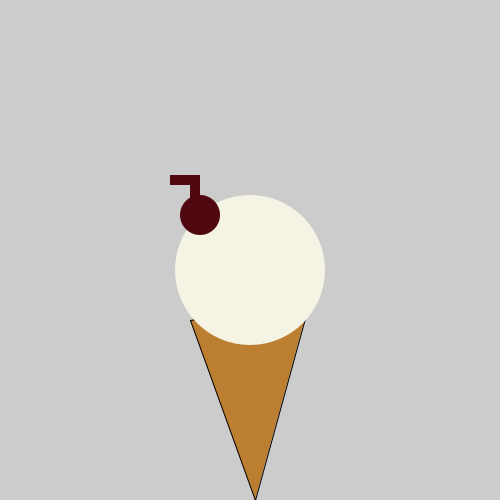
Frame 1 (no input)
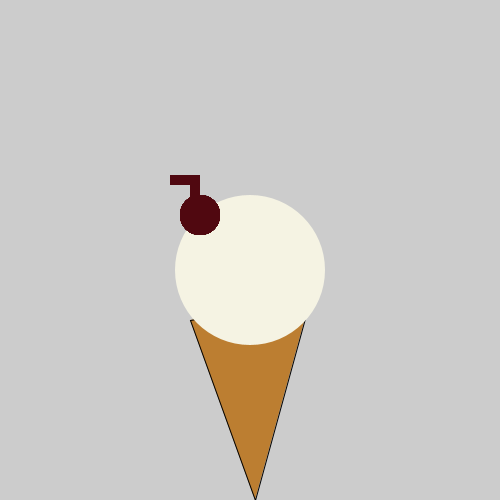
Frame 60 (the mouse pressed at the canvas centre just before this capture)
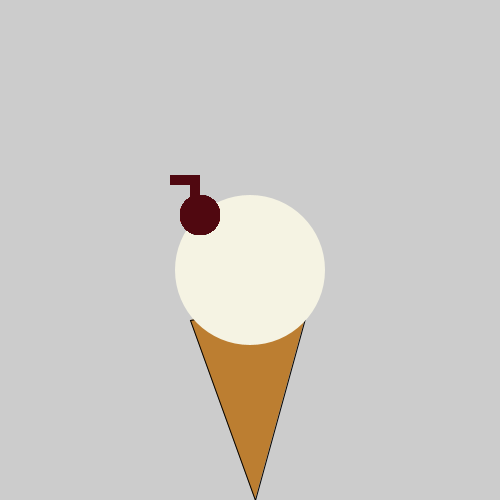
Frame 120 (the mouse held since frame 60 and released just before this capture)

The Processing sketch that drew these frames (run headless with seeded random() and noise(); from frame 60 on, the mouse is pressed at the canvas centre):

// Processing sketch: Ice_cream_Shop
// ── Ice_cream_Shop.pde
void setup(){
     size(500,500);
     //call the makeIceCreamCone() method below to make an ice cream cone
makeIceCreamCone();
     //use the addScoop method below to add as many scoops of ice cream as you want
addScoop("Vanilla");
     //Use the method to add sprinkles to your ice cream
addSprinkle(0);
     //Write code to add a cherry to the top of your ice cream. hint: ellipse

}
void draw() {
  
  fill(#500810);
  ellipse(200, 215, 40, 40);
  rect(190, 200, 10, -25);
  rect(190, 175, -20, 10);
}

/******************************************************************/

//Icecream recipe
int SCOOPSIZE = 150;
int scoops = 0;
int coneY = 320;

//Don't Touch this method; Call it!!
void makeIceCreamCone(){
     //noStroke();
     fill(188,126,49);
     triangle(190,320,310,300,255,500);
}

//Don't touch this method; call it!!!
void addScoop(String flavor){
     noStroke();
     if(flavor.equalsIgnoreCase("chocolate")){
         fill(116,71,16);
     }
     else if(flavor.equalsIgnoreCase("Strawberry")){
         fill( 232 ,144,129);
     }
     else if(flavor.equalsIgnoreCase("Vanilla")){
         fill(245, 243, 227);
     } else{
         println("ERROR: We don't have the flavor "+ flavor); 
         return;
     }
     ellipse(width/2,coneY - 50 - (SCOOPSIZE*scoops)/2,SCOOPSIZE,SCOOPSIZE);
     scoops++;
}

//Don't Touch this method!!
void addSprinkle(int numberOfSprinkles){
    for(int i = 0; i < numberOfSprinkles; i++){
         fill(random(256),random(256),random(256));
         int minX = width/2-SCOOPSIZE/2 + 10;
         int maxX = SCOOPSIZE/3 +width/2 +10;
         int minY = coneY-((SCOOPSIZE)*scoops)/2-40;
         int maxY = coneY;
         int sprinkleAreaX = (int)random(minX, maxX);
         int sprinkleAreaY = (int)random(minY, maxY);
         int sprinkleWidth = (int)random(2,9);
         int sprinkleHeight = (int)random(2,9);
         ellipse(sprinkleAreaX,sprinkleAreaY,sprinkleHeight,sprinkleWidth);
     }
}
